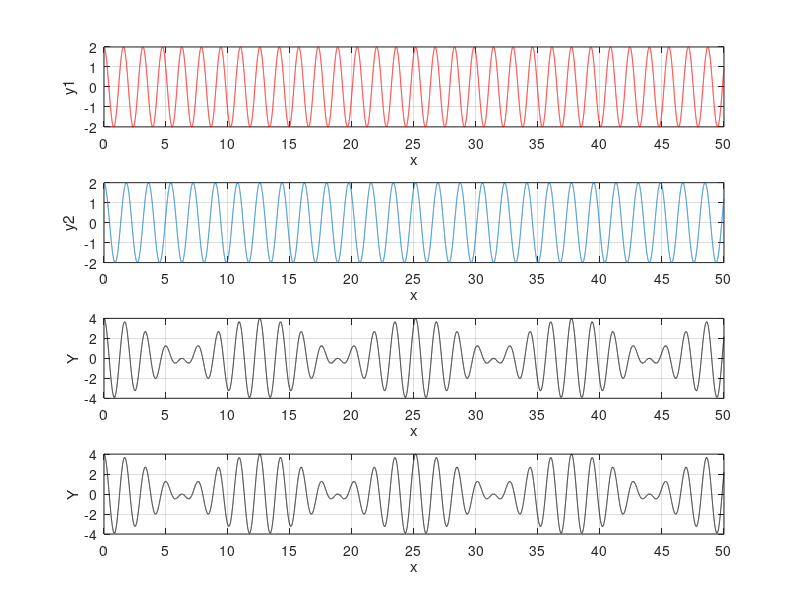

Reproduce this figure in MATLAB. (Note: this script raises an error after producing the figure.)
clc;
clear;
t = 0:0.1:100000;
x = 0:0.001:50;
f1 = 1.55; %频率
f2 = 1.53;
k1 = 4.0; %波矢
k2 = 3.5;
E1 = 2; %振幅
E2 = 2;
w1 = 2 * pi * f1;
w2 = 2 * pi * f2;
figure;
subplot(4, 1, 1);
axis([0, 0.1, -E1 - 1, E1 + 1]);
subplot(4, 1, 2);
axis([0, 0.1, -E2 - 1, E2 + 1]);
subplot(4, 1, 3);
axis([0, 0.1, -E1 - E2 - 2, E1 + E2 + 2]);
tt = 0:5:50;

for k = 1:1:504
    y1 = E1 * cos(k1 * x - w1 * t(k));
    y2 = E2 * cos(k2 * x - w2 * t(k));
    y = y1 + y2;
    subplot(4, 1, 1);
    plot(x, y1, 'r');
    set(gca, 'xtick', tt);
    grid on;
    ylabel('y1');
    xlabel('x');
    subplot(4, 1, 2)
    plot(x, y2);
    set(gca, 'xtick', tt);
    grid on;
    ylabel('y2');
    xlabel('x');

    if k == 1
        subplot(4, 1, 3);
        plot(x, y, 'k');
        set(gca, 'xtick', tt);
        grid on;
        ylabel('Y');
        xlabel('x');
    end

    subplot(4, 1, 4);
    plot(x, y, 'k');
    set(gca, 'xtick', tt);
    grid on;
    ylabel('Y');
    xlabel('x');
    frame = getframe(gcf);
    im = frame2im(frame);
    [I, map] = rgb2ind(im, 256);
    % if mod(k,2)==1
    if k == 1
        imwrite(I, map, 'speed.gif', 'gif', 'Loopcount', 1, 'DelayTime', 0.001);
    else
        imwrite(I, map, 'speed.gif', 'gif', 'WriteMode', 'append', 'DelayTime', 0.001);
    end

    % end
end
